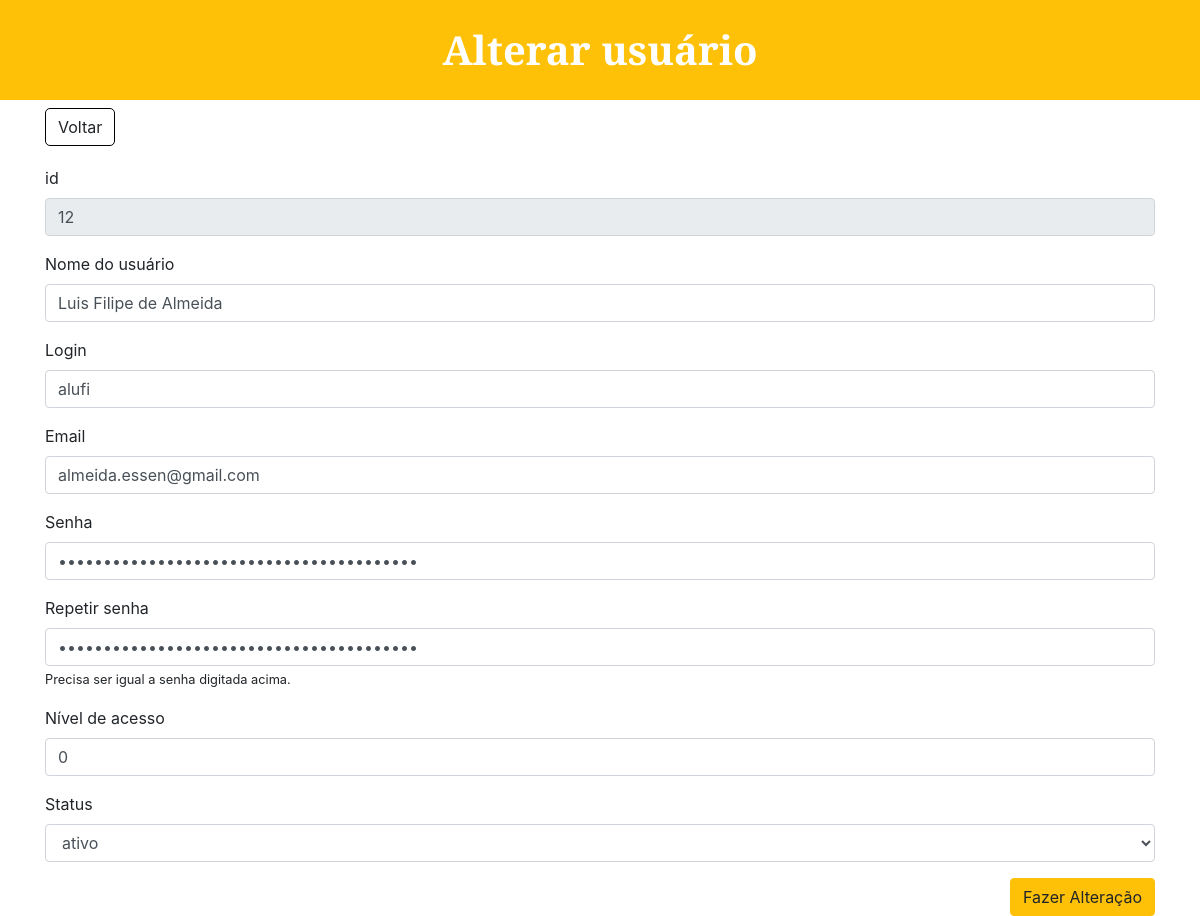
Screenshot of /Chamado/editar_usuario.php?id=12 with the database file from the repository.
### tables this page shows
CREATE TABLE `tb_usuario` (
  `id_user` int(11) NOT NULL,
  `nome_user` varchar(75) NOT NULL,
  `login` varchar(50) NOT NULL,
  `email` varchar(75) NOT NULL,
  `senha` varchar(50) NOT NULL,
  `categoria` int(3) NOT NULL,
  `status` varchar(30) NOT NULL,
  `quem_cadastrou` varchar(50) NOT NULL
);

### Chamado/editar_usuario.php (the view, shortened to what this page needs)
<?php
	include 'conexao.php';
	$id = $_GET['id'];
?>
<!DOCTYPE html>
<html>
<head>
	<link rel="stylesheet" href="https://stackpath.bootstrapcdn.com/bootstrap/4.4.1/css/bootstrap.min.css">
</head>
<body>
	<h1 id="formTitulo" >Alterar usuário</h1>
	<div class="container">
		<div style="text-align: left;">
		 		<a href="listar_usuario.php" role="button" class="btn" style="border-radius: 1px; border-color: black; border-radius: 5px;">Voltar</a>
		 	</div>
		<form action="_atualiza_usuario.php" method="POST">
			<?php
				$sql = "SELECT * FROM `tb_usuario` WHERE id_user = $id";
				$buscar = mysqli_query($conexao,$sql);
				while ($array = mysqli_fetch_array($buscar)) {
					$id 			=	$array['id_user'];
		    		$nome 			=	$array['nome_user'];
		   			$login 			= 	$array['login'];
		   			$email 			=	$array['email'];
		    		$senha 	 		=	$array['senha'];
		   			$nivel 	 		=	$array['categoria'];
			?>
			<div class="form-group" style="margin-top: 20px">
			    <label>id</label>
			    <input type="number" name="id_user" disabled class="form-control" value="<?php echo $id ?>">
		 	</div>
		 	<div class="form-group">
		 		<label>Nome do usuário</label>
			    <input class="form-control" name="nome_user" value="<?php echo $nome ?>" >
		 	</div>
		 	<div class="form-group">
			    <label>Login</label>
			    <input type="text" class="form-control" name="login_user" value="<?php echo $login ?>" >
		 	</div>
		 	<div class="form-group">
			    <label>Email</label>
			    <input type="text" name="email" class="form-control" value="<?php echo $email ?>"></input>
		 	</div>
		 	<div class="form-group">
			    <label>Senha</label>
			    <input id="txtSenha" type="password" name="senha" class="form-control" value="<?php echo $senha ?>"></input>
		 	</div>
		 	<div class="form-group">
				<label>Repetir senha</label>
				<input type="password" name="repetir" class="form-control"  value="<?php echo $senha ?>" required autocomplete="of" placeholder="Repetir senha" oninput="validaSenha(this)">
				<small>Precisa ser igual a senha digitada acima.</small>
			</div>
		 	<div class="form-group">
			    <label>Nível de acesso</label>
			    <input type="number" name="nivel" class="form-control" min="0" max="1" value="<?php echo $nivel ?>"></input>
		 	</div>
		 	<div class="form-group">
			    <label>Status</label>
			    <select name="status" class="form-control">
			    	<option value="ativo">ativo</option>
			    </select>
		 	</div>
		 	<div style="text-align: right;">
		 		<button type="submit" class="btn btn-warning">Fazer Alteração</button>
		 	</div>
		 	<?php } ?>
		</form>
	</div>
</body>
</html>

### Chamado/editar_usuario.php (style rules this page uses)
#formTitulo { margin-top: 0px; background-color: #ffc107; color: #ffffff; align-items: center; justify-content: center; border-radius: 0px; font-weight: bold; font-family: 'Libre Baskerville', serif; height: 100px; display: flex; }

### rows the page displays
tb_usuario: id_user "12", nome_user "Luis Filipe de Almeida", login_user "alufi", email "almeida.essen@gmail.com", nivel "0"
